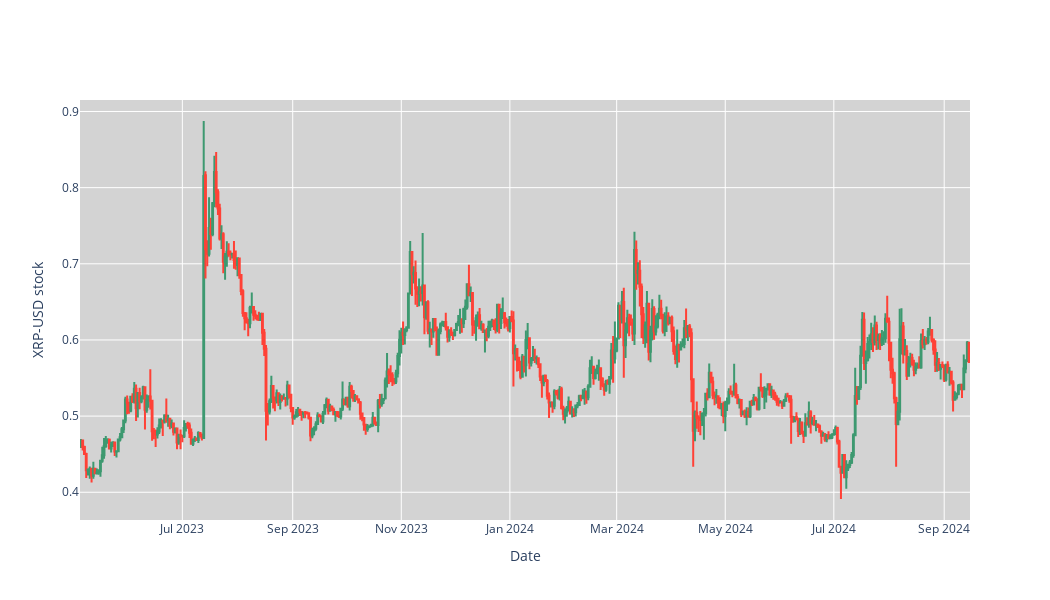

Source (notebook cell):
### Code cell
#Candlestick
fig = go.Figure(data=[go.Candlestick(x=stock_data.index, open = stock_data['Open'], close=stock_data['Close'], high = stock_data['High'], low=stock_data['Low'])])
fig.update_layout(xaxis_rangeslider_visible=False, yaxis_title=f'{ticker} stock', xaxis_title='Date', plot_bgcolor='lightgrey',
                  width=1050, height = 600)
fig.show()
#Save it to the folder
fig.write_image('./images/Candlestick.png')

### Figure 1 — Plotly figure (JSON) as saved in the notebook; plotly's stock layout.template omitted (floating-point values rounded to 4 significant figures; data arrays with more than 128 entries replaced by an {"elided": "..."} marker saying what was removed)
{"data": [{"close": {"elided": "500 float values"}, "high": {"elided": "500 float values"}, "low": {"elided": "500 float values"}, "open": {"elided": "500 float values"}, "type": "candlestick", "x": {"elided": "500 str values"}}], "layout": {"height": 600, "plot_bgcolor": "lightgrey", "width": 1050, "xaxis": {"rangeslider": {"visible": false}, "title": {"text": "Date"}}, "yaxis": {"title": {"text": "XRP-USD stock"}}}}
